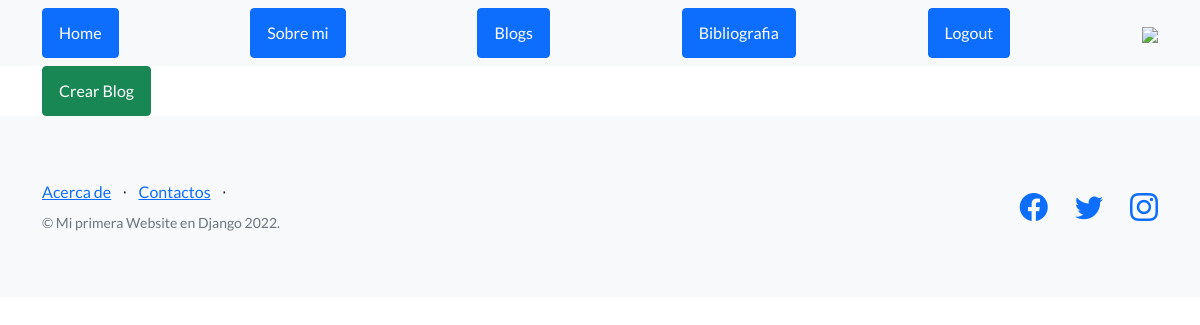
The page /bases/blogs/ (signed in) on the database as committed earlier.
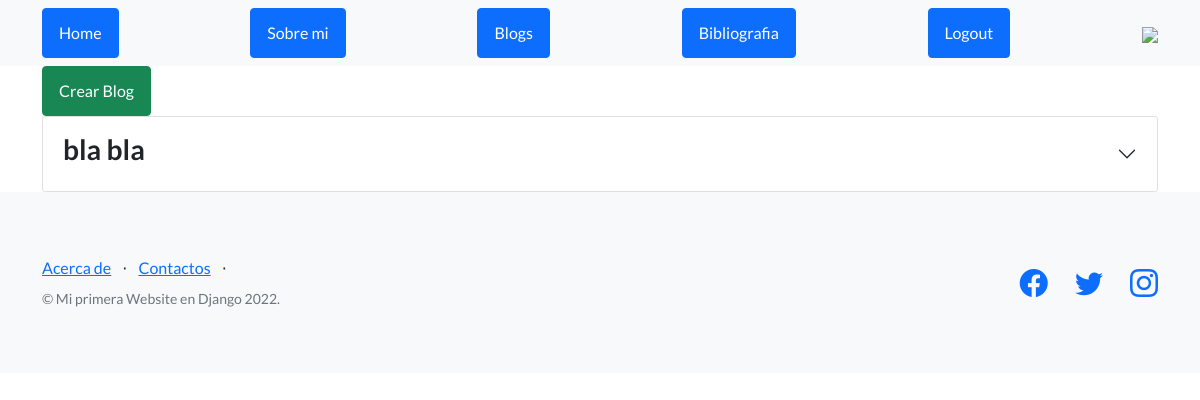
The same page on the database as committed later.
### bases/models.py (models this page shows, shortened)
class Blogs(models.Model):
    title = models.CharField(max_length=20)
    subTitle = models.CharField(max_length=20)
    body = models.TextField()
    author = models.CharField(max_length=20)
    date = models.DateTimeField()

### bases/views.py (the view)
# urls.py: path('blogs/', views.blogs , name='blogs'),
def blogs(request):
    blogsAll = Blogs.objects.all()
    return render(
        request, "bases/blogs.html",
        {'blogsAll': blogsAll}
    )

### bases/templates/bases/blogs.html (shortened to what this page needs)
{% extends 'index/index.html' %}
{% block header_index %}
    <div class="container-md">
        {% if request.user.is_authenticated %}
            <a class="btn btn-success" href={% url 'creatBlog' %}>Crear Blog</a>
        {% endif %}
    </div>
{% endblock header_index %}
{% block templates %}
    <div class="container-md">
        <div class="accordion" id="accordionPanelsStayOpenExample">
            {% for blog in  blogsAll%}
            <div class="accordion-item">
                <h4 class="accordion-header" id="headingOne">
                    <button class="accordion-button collapsed" type="button" data-bs-toggle="collapse" data-bs-target="#collapseOne" aria-expanded="true" aria-controls="collapseOne">
                        <h3>{{blog.title}}</h3>
                    </button>
                </h4>
            </div>
            {% endfor %}
        </div>
    </div>
{% endblock templates %}

Rows that differ between the two databases and show on the page:
added Blogs: title "bla bla"
